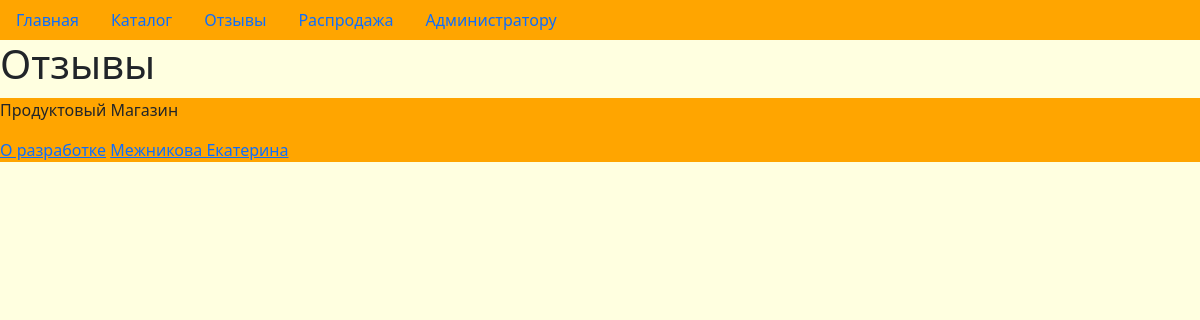
Before: /about-us with the older database file.
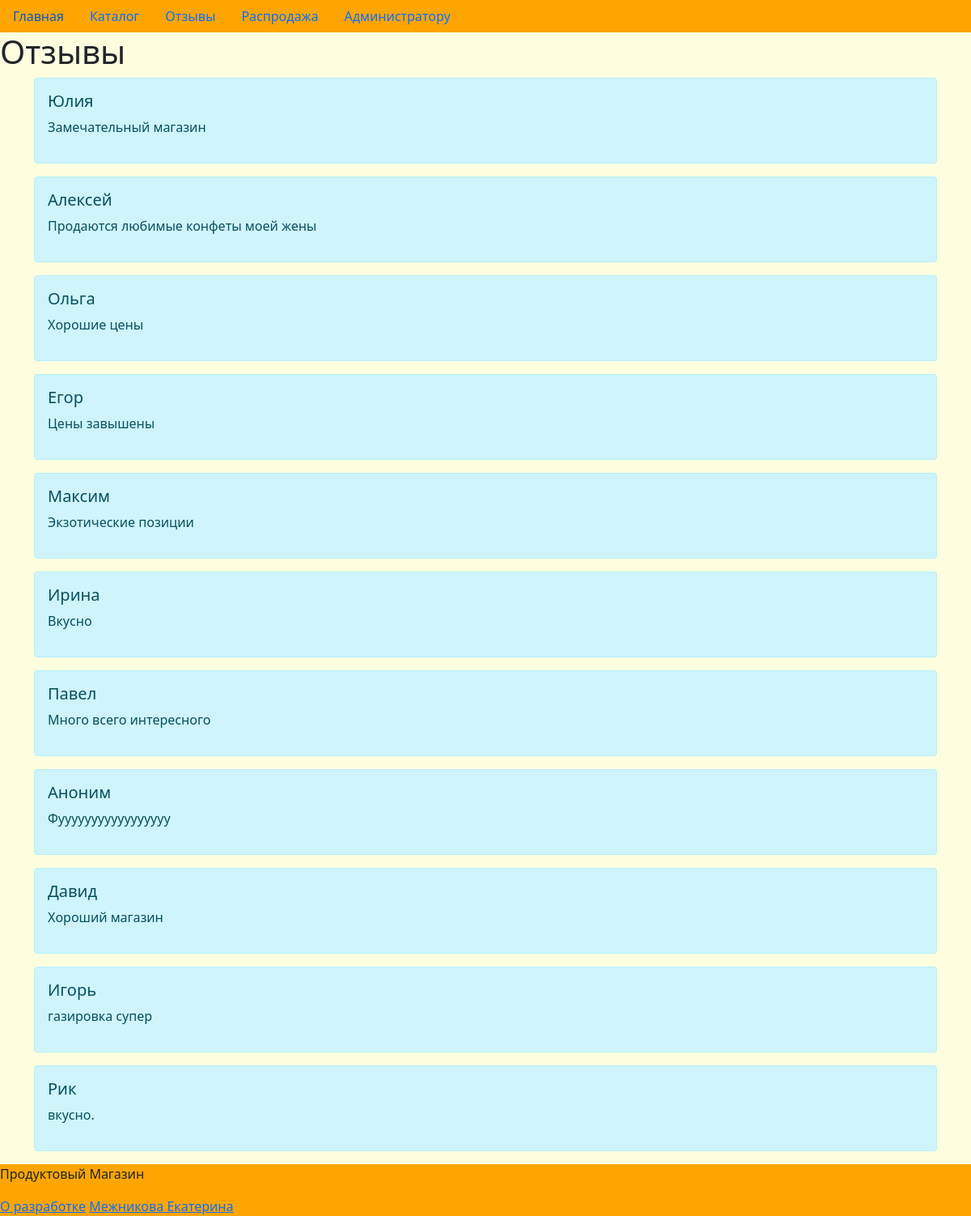
After: the same page with the newer database file.
### main/models.py (models this page shows)
class Comments(models.Model):
        name = models.CharField('Имя', max_length=50)
        comment = models.TextField('Отзыв')

### main/views.py (the view)
# urls.py: path('about-us', views.about),
def about(request):
    comments = Comments.objects.all()
    return render(request, 'main/about.html', {'comments': comments})

### main/templates/main/about.html (shortened to what this page needs)
{% extends 'main/base.html' %}
{% block content %}
    <h1>Отзывы</h1>
    <div class="container">
        {% for el in comments %}
            <div class="alert alert-info" role="alert">
                <h5>{{ el.name }}</h5>
                <p>{{ el.comment }}</p>
            </div>
        {% endfor%}
    </div>
{% endblock %}

### main/templates/main/base.html (shortened to what this page needs)
<!DOCTYPE html>
<html>
<head>
	<link href="https://cdn.jsdelivr.net/npm/bootstrap@5.1.1/dist/css/bootstrap.min.css" rel="stylesheet">
</head>
<body style="background: lightyellow">
	<ul class="nav" style="background: orange">
		<li class="nav-item">
			<a class="nav-link" aria-current="page" href="/">Главная</a>
		</li>
		<li class="nav-item">
			<a class="nav-link" href="/catalog">Каталог</a>
		</li>
		<li class="nav-item">
			<a class="nav-link" href="/about-us">Отзывы</a>
		</li>
		<li class="nav-item">
			<a class="nav-link" href="/sale">Распродажа</a>
		</li>
		<li class="nav-item">
			<a class="nav-link" href="/admin">Администратору</a>
		</li>
	</ul>
	{% block content %}{% endblock %}
	<footer style="background: orange; margin-top:10px">
		<p>Продуктовый Магазин</p>
		<a href="about.html">О разработке</a>
		<a href="https://vk.com/kate_megnik">Межникова Екатерина</a>
	</footer>
</body>
</html>

Changed rows visible on the page:
added Comments: name "Юлия", comment "Замечательный магазин"
added Comments: name "Алексей", comment "Продаются любимые конфеты моей жены"
added Comments: name "Ольга", comment "Хорошие цены"
added Comments: name "Егор", comment "Цены завышены"
added Comments: name "Максим", comment "Экзотические позиции"
added Comments: name "Ирина", comment "Вкусно"
added Comments: name "Павел", comment "Много всего интересного"
added Comments: name "Аноним", comment "Фууууууууууууууууу"
added Comments: name "Давид", comment "Хороший магазин"
added Comments: name "Игорь", comment "газировка супер"
added Comments: name "Рик", comment "вкусно."
